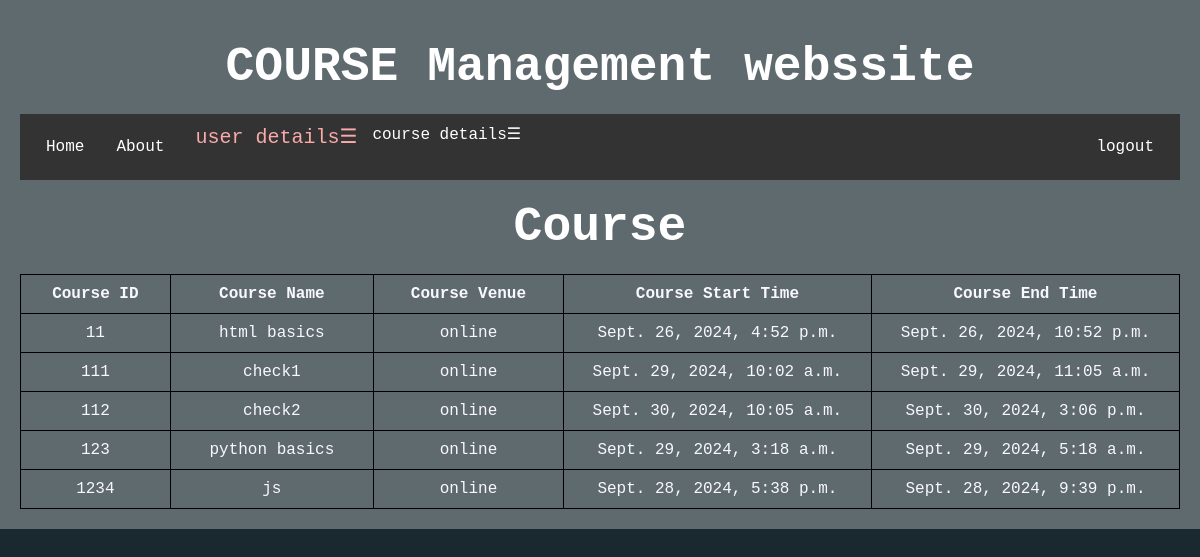
Screenshot of /display_events/ with the database file from the repository.
### events/models.py (models this page shows, shortened)
class Event(models.Model):
    event_id = models.AutoField(primary_key=True, default=1)
    event_name = models.CharField(max_length=100)
    event_venue = models.CharField(max_length=100)
    event_start_time = models.DateTimeField()
    event_end_time = models.DateTimeField()

### events/views.py (the view)
# urls.py: path('display_events/', event_views.display_events, name='display_events'),
def display_events(request):
    events = Event.objects.all()
    return render(request, 'display.html', {'events': events})

### events/templates/display.html (shortened to what this page needs)
<!DOCTYPE html>
<html>
<head>
</head>
<body>    <div class="header">
        <h1>COURSE Management webssite</h1>
      <div class="navbar" id="myNavbar">
        <ul>
            <li><a href="{% url 'home' %}">Home</a></li>
            <li><a href="{% url 'about' %}">About</a></li>
            <li class="dropdown">
                <span class="menu-icon" onclick="toggleDropdown()">user details&#9776;</span>
            </li>
            <li class="dropdown">
                <span onclick="toggleDropdown()">course details&#9776;</span>
            </li>
            <div class="ng"><li><a href="{% url 'login' %}">logout</a></li></div>
        </ul>
    </div>
    <h1>Course</h1>
    <table>
        <thead>
            <tr>
                <th>Course ID</th>
                <th>Course Name</th>
                <th>Course Venue</th>
                <th>Course Start Time</th>
                <th>Course End Time</th>
            </tr>
        </thead>
        <tbody>
            {% for event in events %}
            <tr>
                <td>{{ event.event_id }}</td>
                <td>{{ event.event_name }}</td>
                <td>{{ event.event_venue }}</td>
                <td>{{ event.event_start_time }}</td>
                <td>{{ event.event_end_time }}</td>
            </tr>
            {% endfor %}
        </tbody>
    </table>
</body>
</html>

### events/templates/display.html (style rules this page uses)
body { margin: 0; padding: 0; font-family: 'Courier New', monospace; color: ghostwhite; background-color: #1A2930; }
.header { background-color: rgba(255, 255, 255,0.3); padding: 20px; text-align: center; position: relative; z-index: 3; }
h1 { color: white; font-size: 48px; margin: 0; padding: 20px; }
.navbar { background-color: #333; color: #fff; padding: 10px; }
.navbar ul { list-style-type: none; margin: 0; padding: 0; overflow: hidden; }
.navbar li { float: left; }
.ng { float:right; }
.navbar li a { display: block; color: #fff; text-align: center; padding: 14px 16px; text-decoration: none; }
.dropdown { position: relative; display:block; cursor:wait; }
.menu-icon { cursor: wait; color: #fba9a9; font-size: 20px; padding: 15px; }
table { width: 100%; border-collapse: collapse; }
th, td { border: 1px solid black; padding: 10px; word-wrap: break-word; max-width: 200px; }

### rows the page displays
Event: event_id "11", event_name "html basics", event_venue "online", event_start_time "Sept. 26, 2024, 4:52 p.m.", event_end_time "Sept. 26, 2024, 10:52 p.m."
Event: event_id "111", event_name "check1", event_venue "online", event_start_time "Sept. 29, 2024, 10:02 a.m.", event_end_time "Sept. 29, 2024, 11:05 a.m."
Event: event_id "112", event_name "check2", event_venue "online", event_start_time "Sept. 30, 2024, 10:05 a.m.", event_end_time "Sept. 30, 2024, 3:06 p.m."
Event: event_id "123", event_name "python basics", event_venue "online", event_start_time "Sept. 29, 2024, 3:18 a.m.", event_end_time "Sept. 29, 2024, 5:18 a.m."
Event: event_id "1234", event_name "js", event_venue "online", event_start_time "Sept. 28, 2024, 5:38 p.m.", event_end_time "Sept. 28, 2024, 9:39 p.m."
